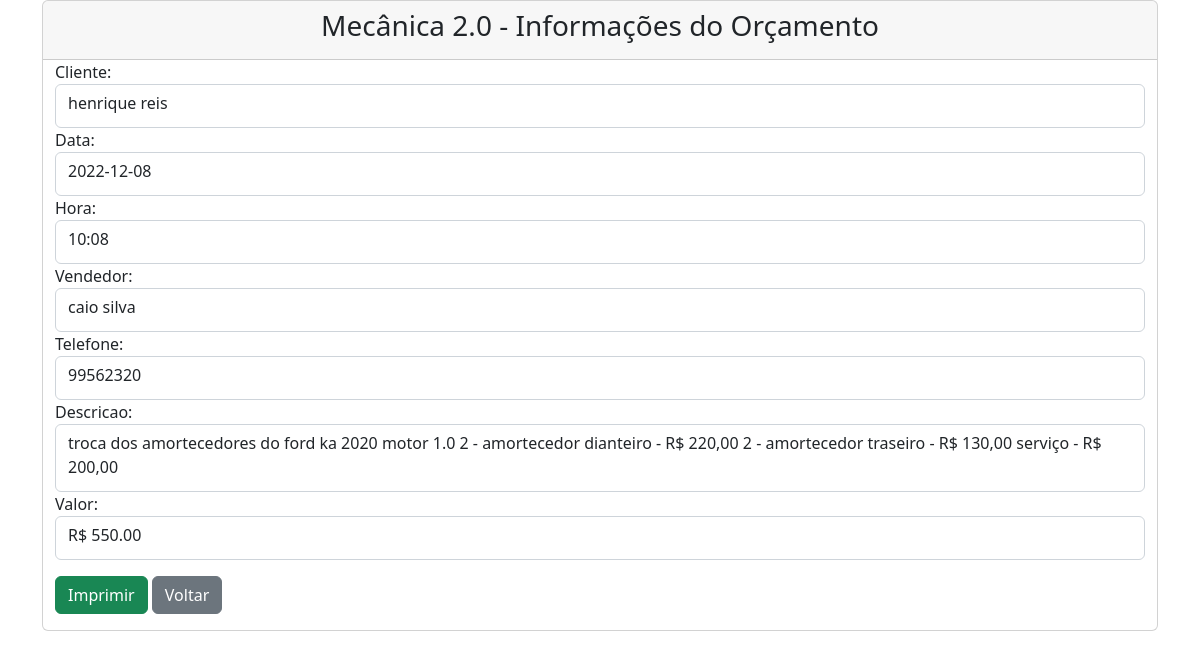
The page /read.php?id=5 on the database its author committed.
### tables this page shows
CREATE TABLE `orcamento` (
  `id` int(11) UNSIGNED NOT NULL,
  `nomeCliente` varchar(50) NOT NULL,
  `dataCadastro` varchar(30) NOT NULL,
  `horaCadastro` varchar(30) NOT NULL,
  `nomeVendedor` varchar(50) NOT NULL,
  `telefone` varchar(35) NOT NULL,
  `descricao` varchar(500) NOT NULL,
  `precoOrcamento` varchar(10) NOT NULL
);

### read.php (the view, shortened to what this page needs)
<?php
require "header.php";
$id = null;
if (!empty($_GET['id'])) {
    $id = $_REQUEST['id'];
}
if (null == $id) {
    header("Location: index.php");
} else {
    $pdo = DataBase::conectar();
    $pdo->setAttribute(PDO::ATTR_ERRMODE, PDO::ERRMODE_EXCEPTION);
    $sql = "SELECT * FROM orcamento where id = ?";
    $q = $pdo->prepare($sql);
    $q->execute(array($id));
    $data = $q->fetch(PDO::FETCH_ASSOC);
}
?>
<section class="container">
    <div class="span10 offset1">
        <div class="card">
            <div class="card-header">
                <h3 class="well" style="text-align:center;">Mecânica 2.0 - Informações do Orçamento</h3>
            </div>
            <div class="container">
                <div class="form-horizontal">
                    <div class="control-group">
                        <label class="control-label">Cliente:</label>
                        <div class="controls form-control">
                            <label class="carousel-inner">
                                <?php echo $data['nomeCliente']; ?>
                            </label>
                        </div>
                    </div>
                    <div class="control-group">
                        <label class="control-label">Data:</label>
                        <div class="controls form-control disabled">
                            <label class="carousel-inner">
                                <?php echo $data['dataCadastro']; ?>
                            </label>
                        </div>
                    </div>
                    <div class="control-group">
                        <label class="control-label">Hora:</label>
                        <div class="controls form-control disabled">
                            <label class="carousel-inner">
                                <?php echo $data['horaCadastro']; ?>
                            </label>
                        </div>
                    </div>
                    <div class="control-group">
                        <label class="control-label">Vendedor:</label>
                        <div class="controls form-control disabled">
                            <label class="carousel-inner">
                                <?php echo $data['nomeVendedor']; ?>
                            </label>
                        </div>
                    </div>
                    <div class="control-group">
                        <label class="control-label">Telefone:</label>
                        <div class="controls form-control disabled">
                            <label class="carousel-inner">
                                <?php echo $data['telefone']; ?>
                            </label>
                        </div>
                    </div>
                    <div class="control-group">
                        <label class="control-label">Descricao:</label>
                        <div class="controls form-control disabled">
                            <label class="carousel-inner">
                                <?php echo $data['descricao']; ?>
                            </label>
                        </div>
                    </div>
                    <div class="control-group">
                        <label class="control-label">Valor:</label>
                        <div class="controls form-control disabled">
                            <label class="carousel-inner">
                                <?php echo "R$ ".$data['precoOrcamento']; ?>
                            </label>
                        </div>
                    </div>
                    <div class="form-actions">
                        <a type="btn" class="btn btn-success" onclick="imprimir()">Imprimir</a>
                        <a href="index.php" type="btn" class="btn btn-secondary my-md-3">Voltar</a>
                    </div>
                </div>
            </div>
        </div>
    </div>
</section>
<?php
require('footer.php');
?>

### rows shown on the page
orcamento: nomeCliente "henrique reis", dataCadastro "2022-12-08", horaCadastro "10:08", nomeVendedor "caio silva", telefone "99562320", descricao "troca dos amortecedores do ford ka 2020 motor 1.0 2 - amortecedor dianteiro - R$ 220,00 2 - amortecedor traseiro - R$ 130,00 serviço - R$ 200,00", precoOrcamento "550.00"
